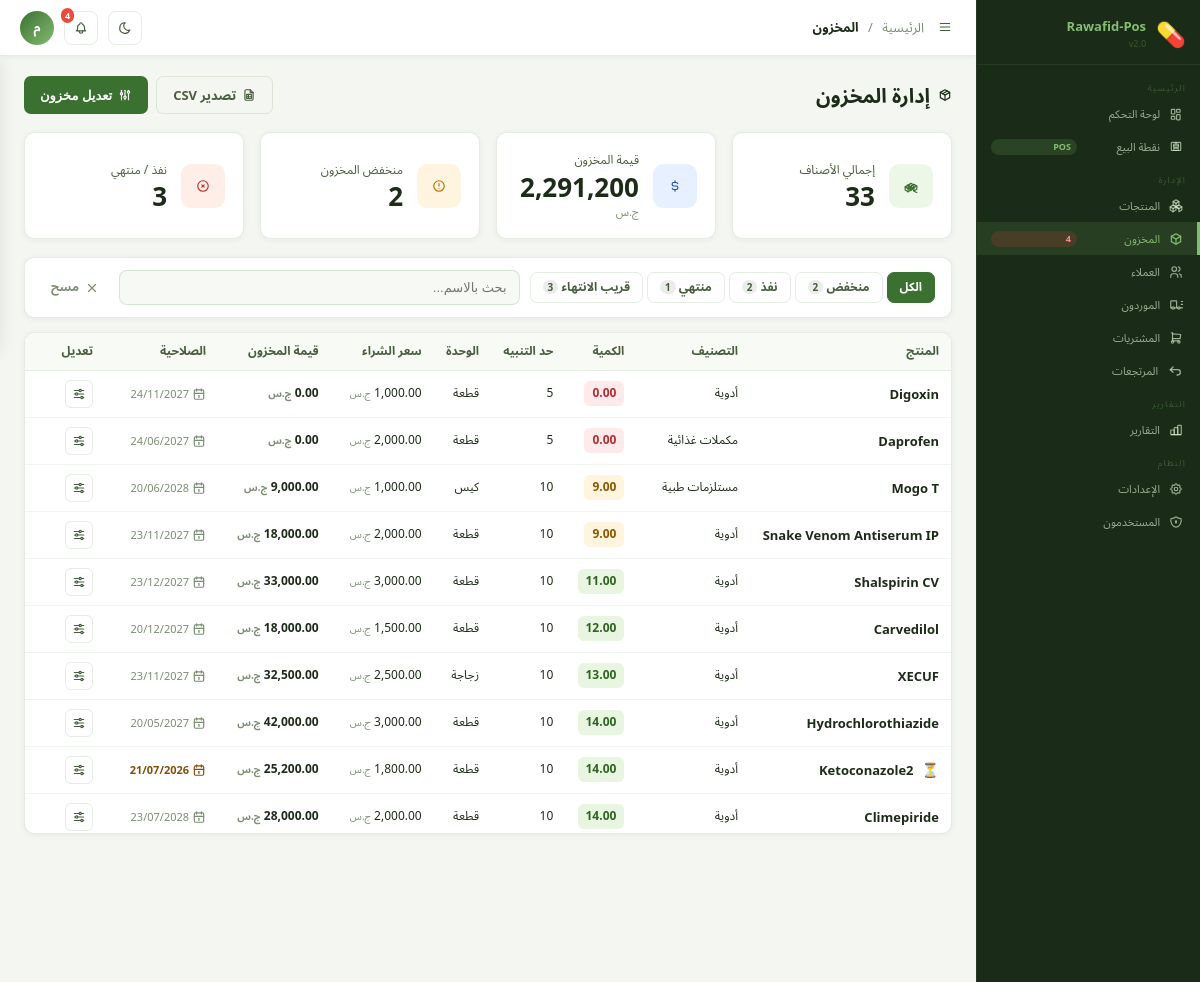
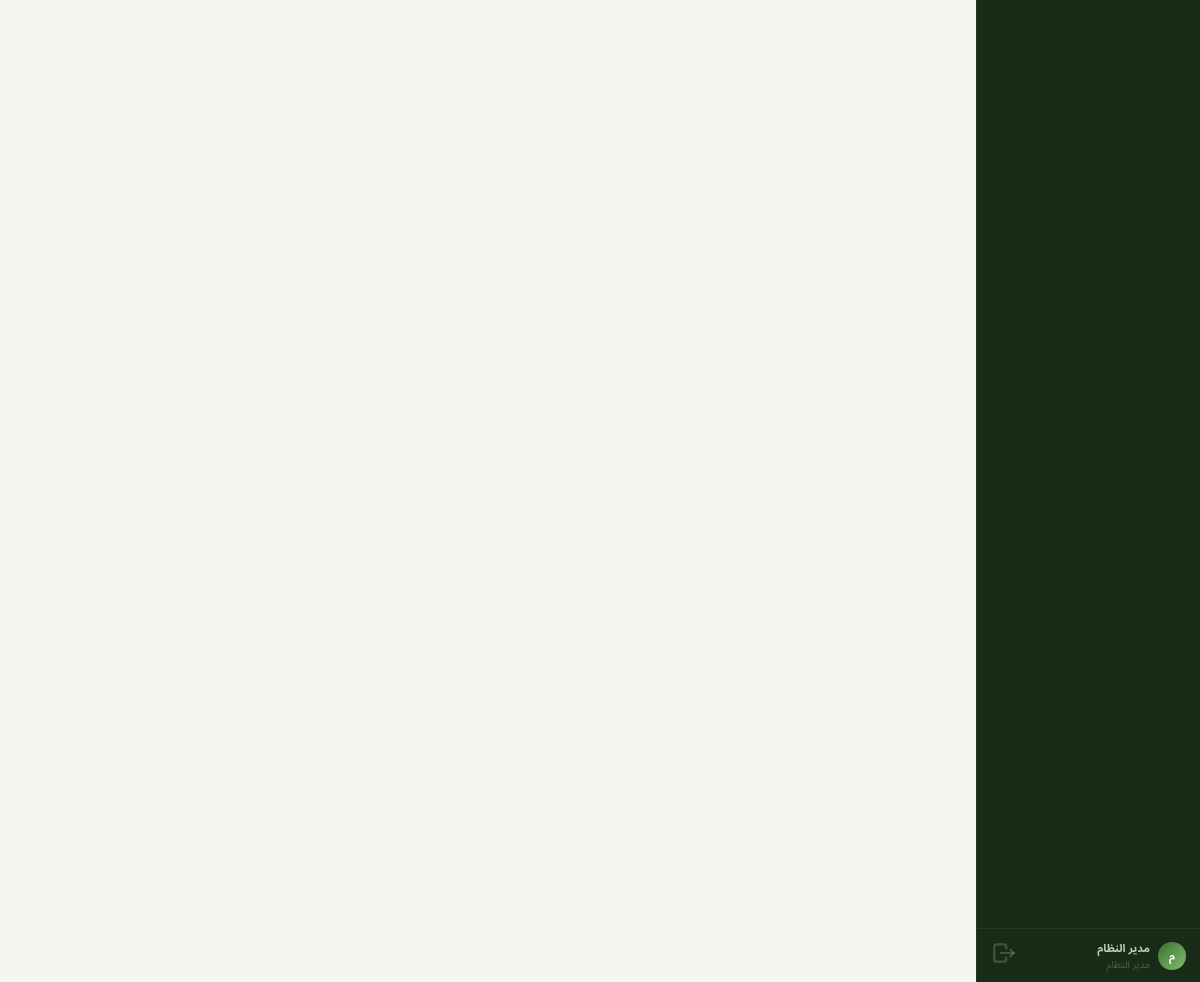
/?page=inventory (signed in), run on the app's committed database (2 pictures, top to bottom).
### tables this page shows
CREATE TABLE `products` (
  `id` int(11) NOT NULL AUTO_INCREMENT,
  `name` varchar(200) NOT NULL,
  `barcode` varchar(50) DEFAULT NULL,
  `category_id` int(11) DEFAULT NULL,
  `unit` varchar(50) DEFAULT 'قطعة',
  `purchase_price` decimal(12,2) DEFAULT 0.00,
  `sale_price` decimal(12,2) NOT NULL,
  `stock_qty` decimal(12,3) DEFAULT 0.000,
  `min_stock_alert` decimal(12,3) DEFAULT 5.000,
  `max_stock` decimal(12,3) DEFAULT 1000.000,
  `expiry_date` date DEFAULT NULL,
  `image` varchar(255) DEFAULT NULL,
  `description` text DEFAULT NULL,
  `is_active` tinyint(1) DEFAULT 1,
  `created_by` int(11) DEFAULT NULL,
  `created_at` timestamp NOT NULL DEFAULT current_timestamp(),
  `updated_at` timestamp NOT NULL DEFAULT current_timestamp() ON UPDATE current_timestamp(),
  PRIMARY KEY (`id`),
  UNIQUE KEY `barcode` (`barcode`),
  KEY `created_by` (`created_by`),
  KEY `idx_barcode` (`barcode`),
  KEY `idx_name` (`name`),
  KEY `idx_category` (`category_id`),
  CONSTRAINT `products_ibfk_1` FOREIGN KEY (`category_id`) REFERENCES `categories` (`id`) ON DELETE SET NULL,
  CONSTRAINT `products_ibfk_2` FOREIGN KEY (`created_by`) REFERENCES `users` (`id`) ON DELETE SET NULL
);

CREATE TABLE `categories` (
  `id` int(11) NOT NULL AUTO_INCREMENT,
  `name` varchar(100) NOT NULL,
  `description` text DEFAULT NULL,
  `parent_id` int(11) DEFAULT NULL,
  `created_at` timestamp NOT NULL DEFAULT current_timestamp(),
  PRIMARY KEY (`id`),
  KEY `parent_id` (`parent_id`),
  CONSTRAINT `categories_ibfk_1` FOREIGN KEY (`parent_id`) REFERENCES `categories` (`id`) ON DELETE SET NULL
);

### app/Controllers/InventoryController.php (called while the page is built, shortened)
<?php
class InventoryController {
    public function index(): void {
        $settings = Helper::getSettings();
        require ROOT . '/app/Views/layouts/main.php';
    }
}

### config/Database.php (called while the page is built, shortened)
<?php
class Database {
    private static $instance = null;
    private $conn;
    private function __construct() {
        try {
            $this->conn = new PDO(
                "mysql:host=" . DB_HOST . ";dbname=" . DB_NAME . ";charset=" . DB_CHARSET,
                DB_USER,
                DB_PASS,
                [
                    PDO::ATTR_ERRMODE            => PDO::ERRMODE_EXCEPTION,
                    PDO::ATTR_DEFAULT_FETCH_MODE => PDO::FETCH_ASSOC,
                    PDO::ATTR_EMULATE_PREPARES   => false,
                    PDO::MYSQL_ATTR_INIT_COMMAND => "SET NAMES utf8mb4 COLLATE utf8mb4_unicode_ci"
                ]
            );
        } catch (PDOException $e) {
            die('<div style="direction:rtl;font-family:Arial;padding:30px;background:#fee;border:2px solid #f00;border-radius:8px;margin:20px">
                <h3>❌ خطأ في الاتصال بقاعدة البيانات</h3>
                <p>تأكد من تشغيل XAMPP وإنشاء قاعدة البيانات <strong>pos_system</strong></p>
                <p style="color:#999;font-size:13px">' . $e->getMessage() . '</p>
            </div>');
        }
    }
    public static function getInstance(): self {
        if (self::$instance === null) {
            self::$instance = new self();
        }
        return self::$instance;
    }
    public function query(string $sql, array $params = []): PDOStatement {
        $stmt = $this->conn->prepare($sql);
        $stmt->execute($params);
        return $stmt;
    }
    public function fetchAll(string $sql, array $params = []): array {
        return $this->query($sql, $params)->fetchAll();
    }
    public function fetchOne(string $sql, array $params = []): array|false {
        return $this->query($sql, $params)->fetch();
    }
}

### app/Helpers/Helper.php (called while the page is built, shortened)
<?php
class Helper {
    public static function formatDate(string $date, string $format = 'd/m/Y H:i'): string {
        return date($format, strtotime($date));
    }
    public static function sanitize(string $str): string {
        return htmlspecialchars(strip_tags(trim($str)), ENT_QUOTES, 'UTF-8');
    }
    public static function getSettings(): array {
        $db   = Database::getInstance();
        $rows = $db->fetchAll("SELECT setting_key, setting_value FROM settings");
        $out  = [];
        foreach ($rows as $row) {
            $out[$row['setting_key']] = $row['setting_value'];
        }
        return $out;
    }
    public static function e(mixed $val): string {
        return htmlspecialchars((string)$val, ENT_QUOTES, 'UTF-8');
    }
}

### app/Views/inventory/index.php (the view, shortened to what this page needs)
<?php
$currency = $settings['currency'] ?? 'ج.س';
$db       = Database::getInstance();
$filter   = Helper::sanitize($_GET['filter'] ?? 'all');
$search   = Helper::sanitize($_GET['search'] ?? '');
$where = "WHERE p.is_active = 1"; $params = [];
$products = $db->fetchAll(
    "SELECT p.*, c.name as category_name,
            DATEDIFF(p.expiry_date, CURDATE()) as days_left
     FROM products p
     LEFT JOIN categories c ON p.category_id = c.id
     $where ORDER BY p.stock_qty ASC",
    $params
);
$stats = $db->fetchOne(
    "SELECT COUNT(*) as total,
            COALESCE(SUM(stock_qty * purchase_price), 0) as value,
            SUM(CASE WHEN stock_qty <= 0 THEN 1 ELSE 0 END) as out_count,
            SUM(CASE WHEN stock_qty > 0 AND stock_qty <= min_stock_alert THEN 1 ELSE 0 END) as low_count,
            SUM(CASE WHEN expiry_date IS NOT NULL AND expiry_date < CURDATE() THEN 1 ELSE 0 END) as expired_count,
            SUM(CASE WHEN expiry_date IS NOT NULL AND expiry_date BETWEEN CURDATE() AND DATE_ADD(CURDATE(),INTERVAL 60 DAY) THEN 1 ELSE 0 END) as expiring_count
     FROM products WHERE is_active = 1"
);
?>
<div class="page-header">
  <h1 class="page-title"> إدارة المخزون</h1>
  <div class="page-actions">
    <a href="?page=inventory&action=export" class="btn btn-outline">
 تصدير CSV
    </a>
    <button class="btn btn-primary" onclick="openAdjModal()">
 تعديل مخزون
    </button>
  </div>
</div>
<div class="stats-grid">
  <div class="stat-card">
    <div class="stat-icon"></div>
    <div class="stat-body"><div class="stat-label">إجمالي الأصناف</div>
    <div class="stat-value"><?= number_format($stats['total']) ?></div></div>
  </div>
  <div class="stat-card blue">
    <div class="stat-icon"></div>
    <div class="stat-body"><div class="stat-label">قيمة المخزون</div>
    <div class="stat-value"><?= number_format($stats['value'], 0) ?></div>
    <div class="stat-sub"><?= $currency ?></div></div>
  </div>
  <div class="stat-card orange">
    <div class="stat-icon"></div>
    <div class="stat-body"><div class="stat-label">منخفض المخزون</div>
    <div class="stat-value"><?= $stats['low_count'] ?></div></div>
  </div>
  <div class="stat-card red">
    <div class="stat-icon"></div>
    <div class="stat-body"><div class="stat-label">نفذ / منتهي</div>
    <div class="stat-value"><?= (int)$stats['out_count'] + (int)$stats['expired_count'] ?></div></div>
  </div>
</div>
<div class="card filters-bar">
  <form method="GET" class="filters-form" id="inv-filter-form">
    <div class="filter-tabs">
      <?php
      $tabs = [
        ['all','الكل','',0],
        ['low','منخفض','orange',$stats['low_count']],
        ['out','نفذ','red',$stats['out_count']],
        ['expired','منتهي','red',$stats['expired_count']],
        ['exp','قريب الانتهاء','orange',$stats['expiring_count']],
      ];
      foreach($tabs as [$fv,$fl,$fc,$fc2]):
      ?>
      <a href="?page=inventory&filter=<?= $fv ?><?= $search?"&search=".urlencode($search):'' ?>"
         class="filter-tab <?= $fc ?> <?= $filter===$fv?'active':'' ?>">
        <?= $fl ?>
        <?php if($fc2 > 0): ?><span class="tab-count"><?= $fc2 ?></span><?php endif; ?>
      </a>
      <?php endforeach; ?>
    </div>
    <div class="u-style-43">
      <input type="text" name="search" value="<?= Helper::e($search) ?>"
             placeholder="بحث بالاسم..." class="form-input"
             oninput="clearTimeout(ist);ist=setTimeout(()=>this.form.submit(),600)">
    </div>
    <a href="?page=inventory&filter=<?= $filter ?>" class="btn btn-ghost btn-sm"> مسح</a>
  </form>
</div>
<div class="card card-flush">
  <div class="table-wrap table-scroll">
    <table class="data-table">
      <thead class="sticky-head">
        <tr>
          <th>المنتج</th><th>التصنيف</th><th>الكمية</th><th>حد التنبيه</th>
          <th>الوحدة</th><th>سعر الشراء</th><th>قيمة المخزون</th><th>الصلاحية</th><th class="w-80">تعديل</th>
        </tr>
      </thead>
      <tbody>
        <?php if (empty($products)): ?>
        <tr><td colspan="9" class="empty-td">لا توجد منتجات بهذا الفلتر</td></tr>
        <?php else: ?>
        <?php foreach ($products as $p):
          $dl = $p['days_left'];
          $isExpired = $p['expiry_date'] && $dl < 0;
          $isSoon    = $p['expiry_date'] && $dl >= 0 && $dl <= 60;
          $stockCls  = $p['stock_qty'] <= 0 ? 'stock-out' : ($p['stock_qty'] <= $p['min_stock_alert'] ? 'stock-low' : 'stock-ok');
        ?>
        <tr class="<?= $isExpired ? 'row-expired' : '' ?>">
          <td>
            <div class="flex items-center gap-2">
              <?php if($isExpired): ?><span title="منتهي الصلاحية" class="u-style-45">⛔</span>
              <?php elseif($isSoon): ?><span title="قريب الانتهاء" class="u-style-46">⏳</span>
              <?php endif; ?>
              <span class="fw-600 <?= $isExpired ? 'text-expired' : '' ?>"><?= Helper::e($p['name']) ?></span>
            </div>
          </td>
          <td class="cell-muted"><?= Helper::e($p['category_name'] ?? '—') ?></td>
          <td><span class="stock-badge <?= $stockCls ?>"><?= number_format($p['stock_qty'], 2) ?></span></td>
          <td class="cell-muted"><?= number_format($p['min_stock_alert'], 0) ?></td>
          <td class="cell-regular"><?= Helper::e($p['unit']) ?></td>
          <td class="cell-regular"><?= number_format($p['purchase_price'], 2) ?> <small class="text-muted"><?= $currency ?></small></td>
          <td class="u-style-47"><?= number_format($p['stock_qty'] * $p['purchase_price'], 2) ?> <small class="text-muted"><?= $currency ?></small></td>
          <td>
            <?php if ($p['expiry_date']): ?>
            <span class="expiry-tag <?= $isExpired ? 'exp-expired' : ($isSoon ? 'exp-soon' : '') ?>">
              <?php if ($isExpired): ?>
                <svg xmlns="http://www.w3.org/2000/svg" class="icon icon-tabler icon-tabler-alert-octagon" width="14" height="14" viewBox="0 0 24 24" stroke-width="2" stroke="currentColor" fill="none" stroke-linecap="round" stroke-linejoin="round">
  <path stroke="none" d="M0 0h24v24H0z" fill="none"/>
  <path d="M12.804 2.168l6.028 6.028a1 1 0 0 1 0 1.414l-6.028 6.028a1 1 0 0 1 -1.414 0l-6.028 -6.028a1 1 0 0 1 0 -1.414l6.028 -6.028a1 1 0 0 1 1.414 0z" />
  <path d="M12 8v4" />
  <path d="M12 16h.01" />
</svg> منتهي (<?= abs($dl) ?> يوم)
              <?php elseif ($dl <= 30): ?>
                <svg xmlns="http://www.w3.org/2000/svg" class="icon icon-tabler icon-tabler-clock" width="14" height="14" viewBox="0 0 24 24" stroke-width="2" stroke="currentColor" fill="none" stroke-linecap="round" stroke-linejoin="round">
  <path stroke="none" d="M0 0h24v24H0z" fill="none"/>
  <path d="M3 12a9 9 0 1 0 18 0a9 9 0 0 0 -18 0" />
  <path d="M12 7v5l3 3" />
</svg> <?= $dl ?> يوم
              <?php else: ?>
 <?= Helper::formatDate($p['expiry_date'], 'd/m/Y') ?>
              <?php endif; ?>
            </span>
            <?php else: ?>
            <span class="u-style-48">—</span>
            <?php endif; ?>
          </td>
          <td>
            <button onclick="openAdjModal(<?= $p['id'] ?>,'<?= Helper::e(addslashes($p['name'])) ?>',<?= $p['stock_qty'] ?>)"
                    class="action-btn edit" title="تعديل المخزون">
            </button>
          </td>
        </tr>
        <?php endforeach; ?>
        <?php endif; ?>
      </tbody>
    </table>
  </div>
</div>

### assets/css/base.css (style rules this page uses)
*, *::before, *::after { box-sizing: border-box; margin: 0; padding: 0; }
html { font-size: 15px; }
body { font-family: "Segoe UI", Tahoma, "Noto Sans Arabic", Arial, sans-serif; background: var(--bg); color: var(--text); direction: rtl; min-height: 100vh; line-height: 1.55; font-weight: 400; text-rendering: optimizeLegibility; -webkit-font-smoothing: antialiased; }
a { color: inherit; }

### assets/css/layout.css (style rules this page uses)
.page-header { display: flex; align-items: center; justify-content: space-between; gap: 16px; margin-bottom: 18px; }
.page-title { font-size: 20px; font-weight: 750; color: var(--text); display: flex; align-items: center; gap: 8px; }
.page-actions { display: flex; gap: 8px; }

### assets/css/utilities.css (style rules this page uses)
.flex { display: flex; }
.items-center { align-items: center; }
.gap-2 { gap: var(--space-2); }
.table-scroll { max-height: 500px; overflow-y: auto; position: relative; }
.sticky-head { position: sticky; top: 0; z-index: 10; }
.w-80 { width: 80px; }
.text-muted { color: var(--text-3); }
.fw-600 { font-weight: 600; }
.card-flush { padding: 0; overflow: hidden; }
.cell-muted { font-size: 12px; color: var(--text-3); }
.cell-regular { font-size: 12px; }
.u-style-43 { position:relative;flex:1;min-width:180px;display:flex;align-items:center }
.u-style-46 { font-size:14px }
.u-style-47 { font-size:12px;font-weight:600 }

### assets/css/pages.css (style rules this page uses)
* { box-sizing:border-box;margin:0;padding:0 }
.expiry-tag { font-size:11px;display:flex;align-items:center;gap:3px;color:var(--text-3) }
.exp-soon { color:var(--color-hex-854f0b);font-weight:600 }

### data on the page
products: name "Digoxin", category.name "أدوية", stock_qty "0.00", min_stock_alert "5", unit "قطعة", purchase_price "1,000.00", expiry_date "24/11/2027"
products: name "Daprofen", category.name "مكملات غذائية", stock_qty "0.00", min_stock_alert "5", unit "قطعة", purchase_price "2,000.00", expiry_date "24/06/2027"
products: name "Mogo T", category.name "مستلزمات طبية", stock_qty "9.00", min_stock_alert "10", unit "كيس", purchase_price "1,000.00", expiry_date "20/06/2028"
products: name "Snake Venom Antiserum IP", category.name "أدوية", stock_qty "9.00", min_stock_alert "10", unit "قطعة", purchase_price "2,000.00", expiry_date "23/11/2027"
products: name "Shalspirin CV", category.name "أدوية", stock_qty "11.00", min_stock_alert "10", unit "قطعة", purchase_price "3,000.00", expiry_date "23/12/2027"
products: name "Carvedilol", category.name "أدوية", stock_qty "12.00", min_stock_alert "10", unit "قطعة", purchase_price "1,500.00", expiry_date "20/12/2027"
products: name "XECUF", category.name "أدوية", stock_qty "13.00", min_stock_alert "10", unit "زجاجة", purchase_price "2,500.00", expiry_date "23/11/2027"
products: name "Hydrochlorothiazide", category.name "أدوية", stock_qty "14.00", min_stock_alert "10", unit "قطعة", purchase_price "3,000.00", expiry_date "20/05/2027"
products: name "Ketoconazole2", category.name "أدوية", stock_qty "14.00", min_stock_alert "10", unit "قطعة", purchase_price "1,800.00", expiry_date "21/07/2026"
products: name "Climepiride", category.name "أدوية", stock_qty "14.00", min_stock_alert "10", unit "قطعة", purchase_price "2,000.00", expiry_date "23/07/2028"

### other printed values
$bicon "💊"
$bname "Rawafid-Pos"
APP_VERSION "2.0"
$lowStockCount "4"
mb_substr(Auth::user()['full_name'] ?? 'م', 0, 1) "م"
Auth::user()['full_name'] "مدير النظام"
$curPage "المخزون"
$stats['total'] "33"
$stats['value'] "2,291,200"
$currency "ج.س"
$stats['low_count'] "2"
$fl "الكل"
$fl "منخفض"
$fc2 "2"
$fl "نفذ"
